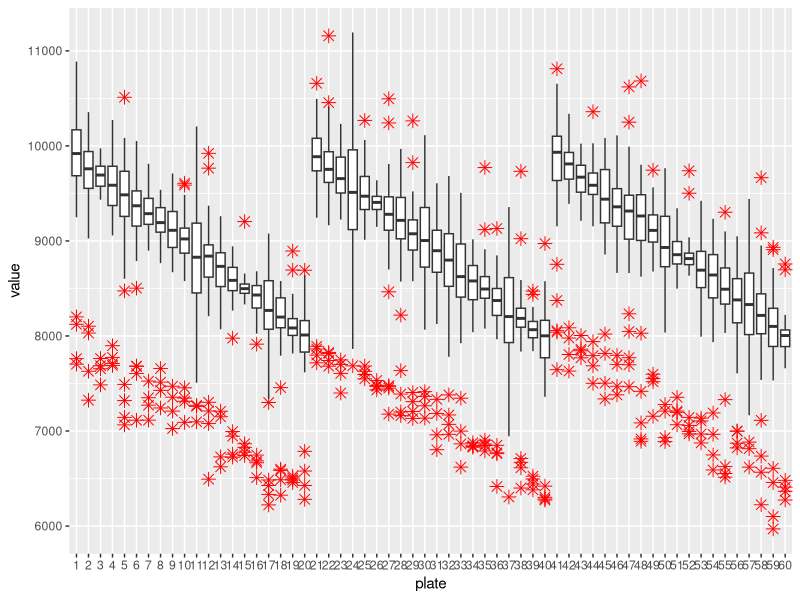
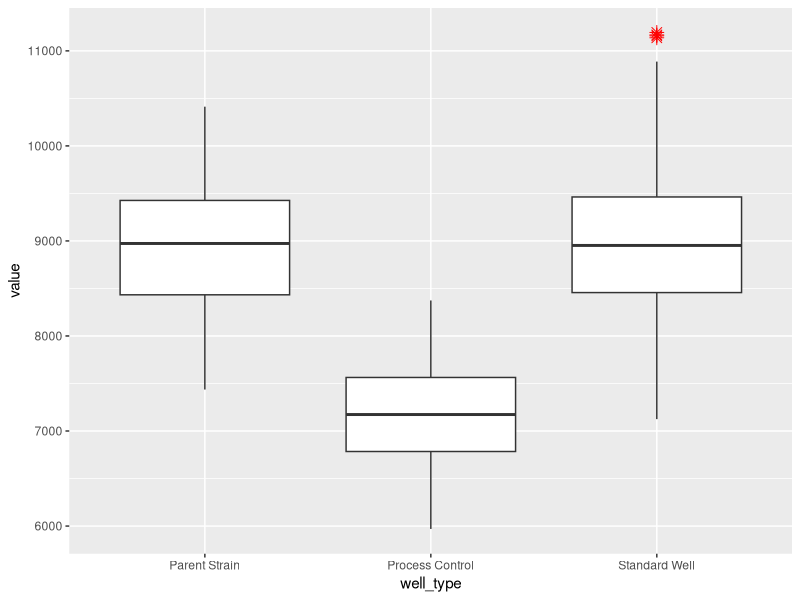
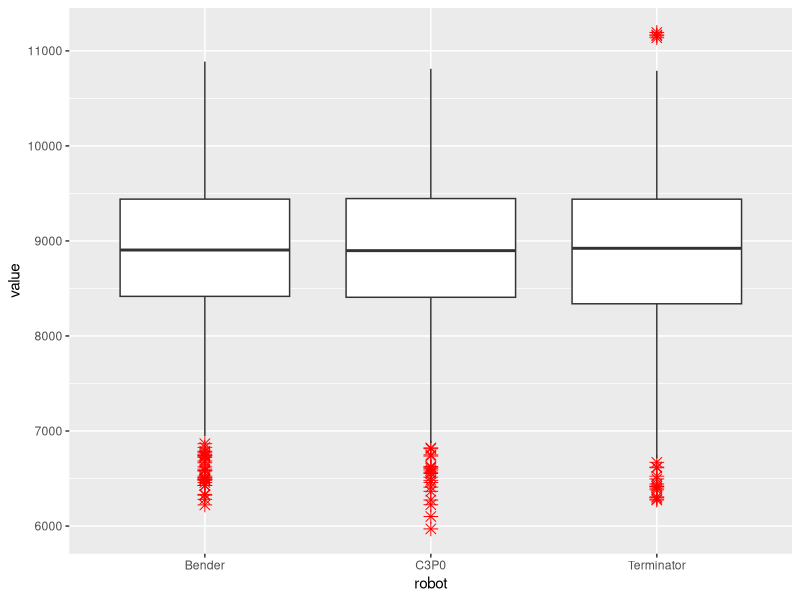

These figures' R source, in order:
## ---- chunk 1
library(readxl)
data <- read_excel("data.xlsx")

#Fix type of data
data$plate <- as.factor(data$plate)
data$strain <- as.factor(data$strain)
data$well_type <- as.factor(data$well_type)
data$robot <- as.factor(data$robot)


## ---- chunk 2
summary(data)
## ---- chunk 3
library(dplyr)
group_by(data, plate) %>%
  summarise(
    count = n(),
    mean = mean(value, na.rm = TRUE),
    sd = sd(value, na.rm = TRUE)
  )
## ---- chunk 4
library(ggplot2)
ggplot(data, aes(x=plate, y=value)) + geom_boxplot(outlier.colour="red", outlier.shape=8,outlier.size=3)
## ---- chunk 5
res.aov <- aov(value ~ plate, data)
summary(res.aov)
## ---- chunk 6
library(dplyr)
group_by(data, well_type) %>%
  summarise(
    count = n(),
    mean = mean(value, na.rm = TRUE),
    sd = sd(value, na.rm = TRUE)
  )
## ---- chunk 7
library(ggplot2)
ggplot(data, aes(x=well_type, y=value)) + geom_boxplot(outlier.colour="red", outlier.shape=8,outlier.size=3)
## ---- chunk 8
res.aov <- aov(value ~ plate, data)
summary(res.aov)
## ---- chunk 9
library(dplyr)
group_by(data, robot) %>%
  summarise(
    count = n(),
    mean = mean(value, na.rm = TRUE),
    sd = sd(value, na.rm = TRUE)
  )
## ---- chunk 10
library(ggplot2)
ggplot(data, aes(x=robot, y=value)) + geom_boxplot(outlier.colour="red", outlier.shape=8,outlier.size=3)
## ---- chunk 11
res.aov <- aov(value ~ robot, data)
summary(res.aov)
